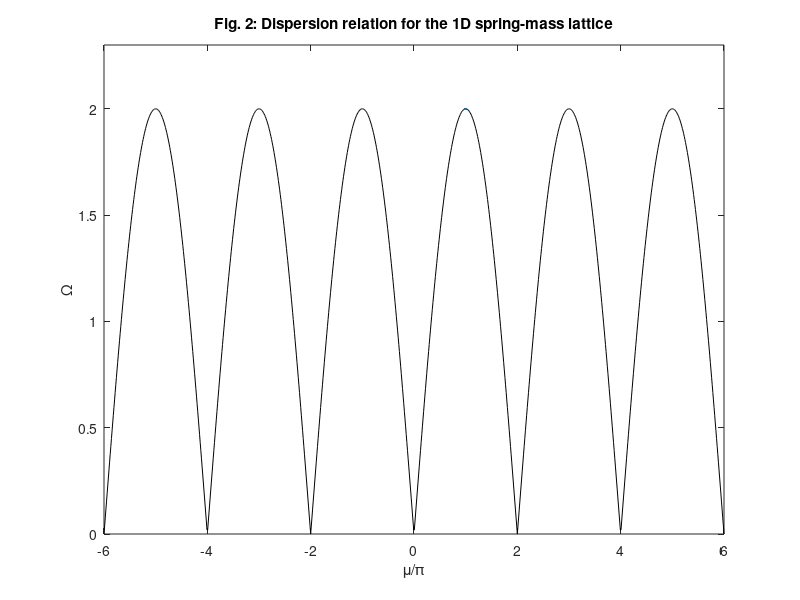
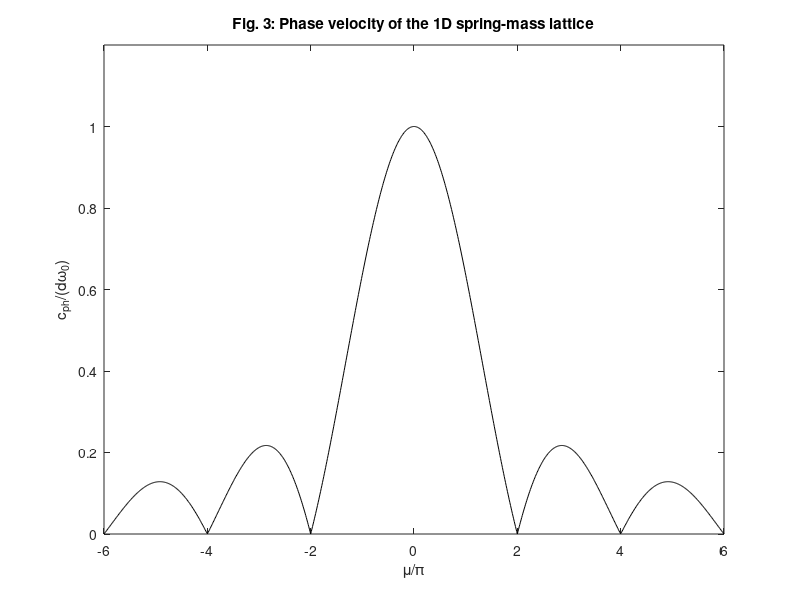
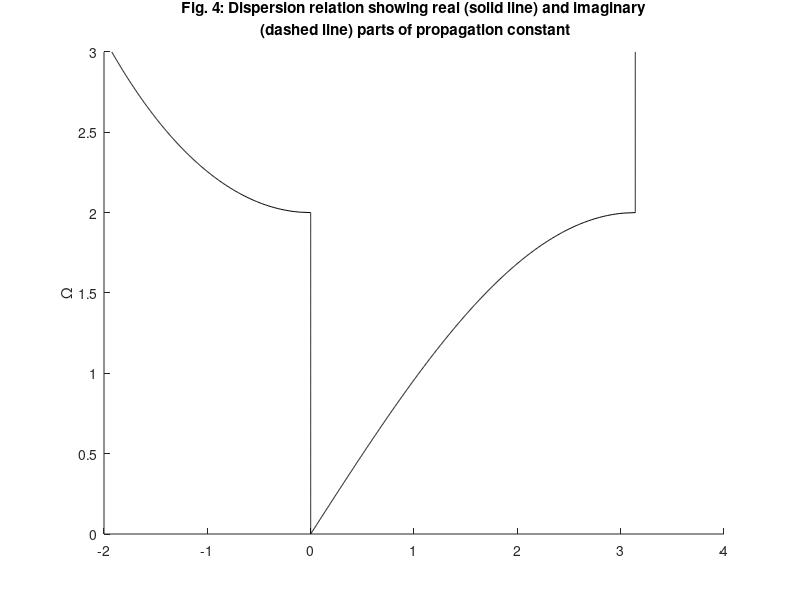
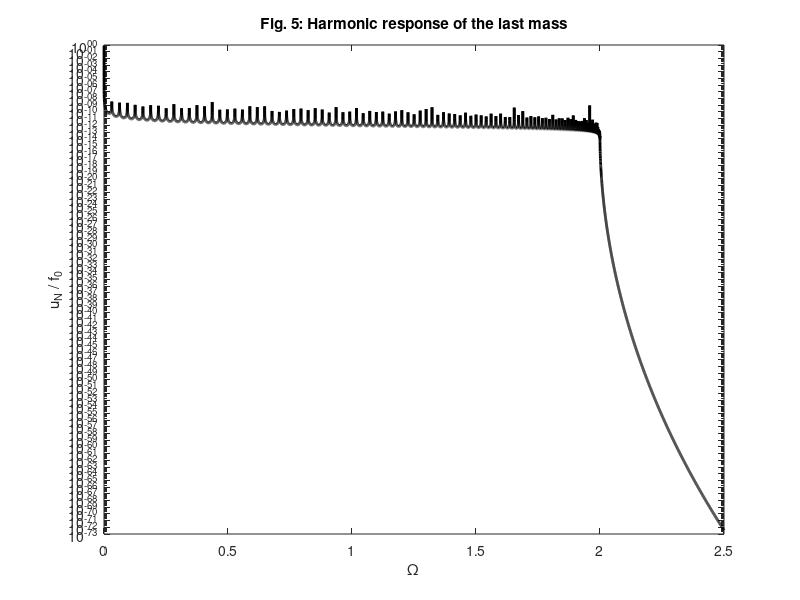

MATLAB code to generate these figures, in order: (Note: this script raises an error after producing the figures.)
%% 1 cell =================================================================
%% ------------------------------------------------------------------------
clear, clc, close all
% INPUT 
E = 200e9;                              % Young's modulus [Pa]
rho = 7800;                             % density [kg/m^3]
A = 0.05;                               % cross section area [m^2]
d = 0.01;                               % distance between masses [m]

% ANALYSIS 
k = E * A / d;                          % spring constant
m = rho * A * d;                        % mass

% -------------------------------------------------------------------------
% nondimensional wavenumber
mu = linspace(-6*pi, 6*pi, 1e3);
% "obtained by imposing a range of wavenumbers and solving for frequency"  

% dispersion relation
Omega = sqrt( 2*(1 - cos(mu)) );        % nondimensional frequency (6)

% -------------------------------------------------------------------------
figure %
plot(mu/pi, Omega, 'k',LineWidth=2);
title('Fig. 2: Dispersion relation for the 1D spring-mass lattice')
xlabel('\mu/\pi'); ylabel('\Omega')
axis([min(mu/pi) max(mu/pi) 0 2.3])

% -------------------------------------------------------------------------
% natural frequency \omega_0
w0 = sqrt(k / m);                       

% phase velocity (9)
c_ph = w0*(abs(sin(mu/2))./abs(mu/2))*d; 

% -------------------------------------------------------------------------
figure % 
plot(mu/pi, (c_ph/(d*w0)), 'k',LineWidth=2)
title('Fig. 3: Phase velocity of the 1D spring-mass lattice')
xlabel('\mu/\pi'); ylabel('c_{ph}/(d\omega_0)')
axis([min(mu/pi) max(mu/pi) 0 1.2])

%% ------------------------------------------------------------------------
% clear, clc; close all

% nondimensional frequency
Omega = linspace(0, 3, 1e3);

% inverted dispersion relation for finding wave number
mii = acos(1 - ((Omega.^2)/2));
% " The amount of attenuation encountered within the stop band can be      
% quantified by solving the dispersion relation at a given frequency in 
% terms of the wavenumber"

% -------------------------------------------------------------------------
figure %
hold on
plot(imag(mii),Omega, 'k',LineWidth=2,LineStyle='--')
plot(real(mii),Omega, 'k',LineWidth=2,LineStyle='-')
title({'Fig. 4: Dispersion relation showing real (solid line) and imaginary'; ...
    ' (dashed line) parts of propagation constant'})
 ylabel('\Omega')

%% full system ============================================================
%% ------------------------------------------------------------------------
clear, clc; close all

% INPUT
E = 200e9;                              % Young's modulus [Pa]
rho = 7800;                             % density [kg/m^3]
A = 0.05;                               % cross-sectional area [m^2]
d = 0.01;                               % distance between masses [m]
n = 100;                                % number of masses

k = E * A / d;                          % spring constant
m = rho * A * d;                        % masses
f = [10,1];                             % [force, node] in [N] one line per force

% -------------------------------------------------------------------------
% mass global matrix 
M = m * eye(n);        

% stiffness global matrix 
K = zeros(n);                           % pre-allocation
for i = 1:n-1
    ke = k * [ 1, -1;                   % element stiffness matrix
              -1,  1];
    K(i:i+1, i:i+1) = K(i:i+1, i:i+1) + ke;
end

% applied force 
F = zeros(n,1);
for i = 1:size(f,1)
    F(f(i,2)) = f(i,1);
end

% -------------------------------------------------------------------------
% eigenproblem
[a_vet, a_val] = eig(K, M);             % solve eigenvalue problem
omega = sqrt(diag(a_val));              % natural frequencies

Omega = linspace(0, 2.5, 1e4);          % nondimensional frequency
w0 = sqrt(k / m);                       % omega_0 natural frequency
resp = zeros(length(Omega), 1);         % harmonic response of the last mass

for i = 1:length(Omega)
    omega = Omega(i) * w0;              % temporal frequency
    x = (K - M * omega^2) \ F;          % harmonic response
    resp(i) = abs(x(end));              % displacement of the *last mass
end

% [M]{u_n^..} + [K]{u_n} = {F}
% since the response is harmonic, apply the known response {u_n} = {A_n}sin(omega*t)
% [K - omega^2 * M]{A_n} = {F}
% "det(K - omega^2 * M)" <=> eig(K, M) for a_vet and a_val
% "F / (K - M * omega^2)" for the harmonic response
% see Petyt - introducttion to FEM section 3.1 (2nd edition)

% -------------------------------------------------------------------------
figure %
semilogy(Omega, resp / abs(nonzeros(F)), 'k', 'LineWidth', 2);
xlabel('\Omega'); ylabel('u_N / f_0');
title('Fig. 5: Harmonic response of the last mass');

% -------------------------------------------------------------------------
figure %
cont = 1;
for Omegai = [1.99, 2.001, 2.01, 2.1]
    omega = Omegai * w0;                % temporal frequency
    x = (K - M * omega^2) \ F;          % harmonic response
    resp2(:) = x(:);                    % displacement of the *last mass
    resp2 = resp2/max(max(resp2));

    subplot(2,2,cont)
    plot(1:n,resp2, '-ko','MarkerSize',3,'MarkerFaceColor',[0,0,0],LineWidth=0.1);
    axis([0 n min(resp2)-0.5 max(resp2)+0.5])
    cont = cont + 1;
end
sgtitle({'Fig. 6: Dynamic deformed shapes for a lattice of N=100';...
    ' masses at \Omega=1.99, \Omega=2.001, \Omega=2.01, \Omega=2.1'})
% -------------------------------------------------------------------------

mu = linspace(0, pi, 1000);  % continumn wavenumber (IBZ)
Omega = sqrt(2*(1 - cos(mu)));

% discrete Wavenumbers (IBZ) 
mu_n = (0:n-1) * (pi) / n; % (10)
Omega_n = sqrt(2*(1 - cos(mu_n))); % (11)
% Here, $Nd$ is the total length of the finite string Spectral resolution
% $\Delta \mu = \frac{2\pi}{Nd}$ equals how many different wavenumbers "fit" in the finite system
% ps.: "mu_n/pi" on the scatter, mu_n is the x coordinate of each natural
% frequency of the system, (Eq. 10) adapted to the IBZ

% PLOT
figure
hold on
plot(mu/pi, Omega, 'k', 'LineWidth', 2)                   % Curva da cadeia infinita
scatter(mu_n/pi, Omega_n, 100, 'k')              % Frequências naturais do sistema finito
title('Fig. 7: Natural frequencies of a finite, free-free lattice')
xlabel('\mu/\pi')
ylabel('\Omega')
axis([0 1 0 2.25])

%% DIATOMIC LATTICE =======================================================
% clear; clc; close all

k  = 1;                                  
m1 = 1;                                 
m2 = 2 * m1;                            

% -------------------------------------------------------------------------
% Mass matrix of the unit cell
M =      [ m2,  0; 
            0, m1];

% Local stiffness matrices
K0  = k* [  2, -1; 
           -1,  2];                    % internal interactions
Km1 = k* [  0, -1;
            0,  0];                    % interaction with previous cell (u_2n-1)
Kp1 = k* [  0,  0;
           -1,  0];                    % interaction with next cell (u_2n+2)
% U = k/2(u_2n - u_2n-1) + k/2(u_2n+1 - u_2n) + k/2(u_2n+2 - u_2n+1)
% do the stiffness matrix and then break it for the DOFs of the cell, and
% interaction with others, [km1]{u_2n-1,u_2n}, [kp1]{u_2n+1, u_2n+2}
% there is only the contribution of the stiffness on the masses of the cell

% -------------------------------------------------------------------------
mu = linspace(0, 4*pi, 1000);           % (IBZ)
Omega = zeros(2, length(mu));           % fo the two braches
for i = 1:length(mu)
    e_m1  = exp(-1 * 1i * mu(i));
    e_0   = exp( 0 * 1i * mu(i));
    e_p1  = exp( 1 * 1i * mu(i));

    K_mu = Km1*e_m1   +   K0*e_0   +   Kp1*e_p1;

    % Solve eigenvalue problem
    omega2 = eig(K_mu, M);
    Omega(:, i) = sort(sqrt(real(omega2)));
end

% -------------------------------------------------------------------------
figure
hold on
plot(mu/pi, Omega(1,:), 'k', 'LineWidth', 2)    % Acoustic branch
plot(mu/pi, Omega(2,:), 'k--', 'LineWidth', 2)  % Optical branch
xlabel('\mu/\pi'); ylabel('\Omega')
title('Fig. 9: Dispersion curves of the 1D diatomic spring-mass lattice')
axis([0 1 0 2])
